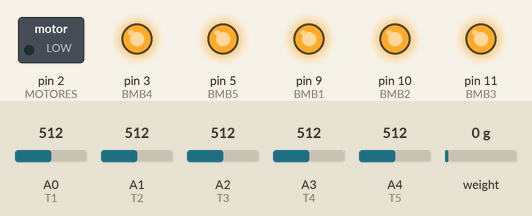
Bench run of a sketch on a simulated Arduino Uno, built with avr-gcc and run on an emulated ATmega328P. On the bench: switched loads named in the sketch (green lamp = pin HIGH), output pins drawn as LEDs (lit = HIGH). The test bench sets the inputs (shaded band); at power-on: A0 (T1) = 512, A1 (T2) = 512, A2 (T3) = 512, A3 (T4) = 512, A4 (T5) = 512, weight on the scale 0 g. What the sketch prints to the serial monitor is not drawn.

Above: at 2.2 s.
2.3 s: A0 (T1) set to 175
5.3 s: A0 (T1) set to 163
At 5.7 s:
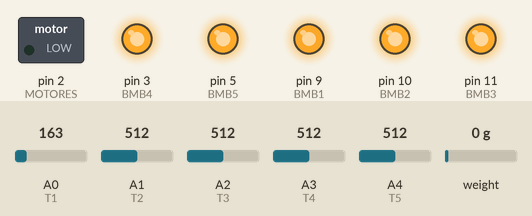
6.9 s: A1 (T2) set to 173
9.9 s: A1 (T2) set to 163
At 11.2 s:
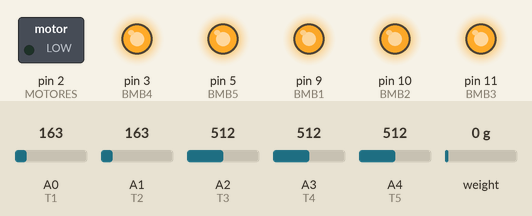
11.5 s: A2 (T3) set to 177
14.5 s: A2 (T3) set to 154
At 15.9 s:
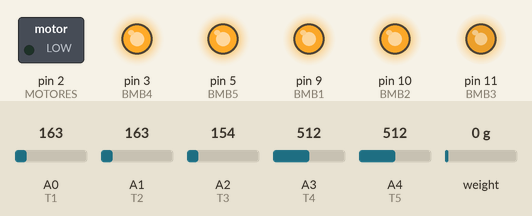
Timing chart, 0 to 17.0 s (numbered marks = the images above; inputs shaded):
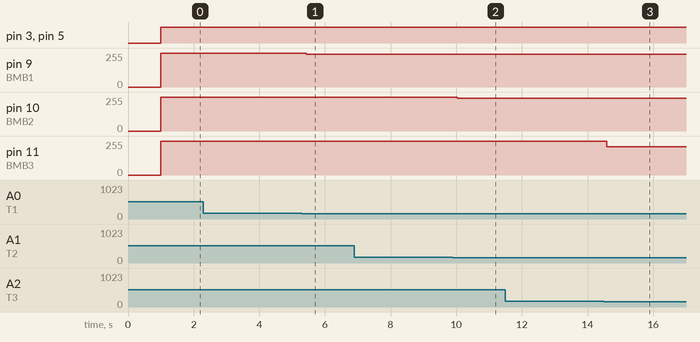

Measured:
- after the input at 2.3 s, every drawn part: stays the same
- after the input at 5.3 s, pin 9 (BMB1): 255/255 → 246/255 after 0.14 s
- after the input at 6.9 s, every drawn part: stays the same
- after the input at 9.9 s, pin 10 (BMB2): 255/255 → 246/255 after 0.13 s
- after the input at 11.5 s, every drawn part: stays the same
- after the input at 14.5 s, pin 11 (BMB3): 255/255 → 212/255 after 0.09 s

The sketch:

Linha_Farinha_codigo.ino
```cpp
#include "HX711.h"

#define calibration_factor -7050.0 //Valor obtido após calibrar a balança

#define MOTORES 2
#define T1 A0
#define T2 A1
#define T3 A2
#define T4 A3
#define T5 A4
#define BMB1 9
#define BMB2 10
#define BMB3 11
#define BMB4 3
#define BMB5 5
#define DOUT 4
#define SCK 6

HX711 scale;

void setup() {

 Serial.begin(9600);

 scale.begin(DOUT, SCK);
 scale.set_scale(calibration_factor);
 scale.tare(); //No momento deste comando, a balança não pode ter peso sobre ela

 pinMode(MOTORES, OUTPUT);
 pinMode(BMB1, OUTPUT);
 pinMode(BMB2, OUTPUT);
 pinMode(BMB3, OUTPUT);
 pinMode(BMB4, OUTPUT);
 pinMode(BMB5, OUTPUT);

 digitalWrite(MOTORES, HIGH);
 // Motores começam ligados

}

void loop() {
  int vazao_bomba;
  float temp1, temp2, temp3, temp4, temp5;

  //Medida das temperaturas
  temp1 = map(analogRead(T1), 0, 204, 0, 100);
  temp2 = map(analogRead(T2), 0, 204, 0, 100);
  temp3 = map(analogRead(T3), 0, 204, 0, 100);
  temp4 = map(analogRead(T4), 0, 204, 0, 100);
  temp5 = map(analogRead(T5), 0, 204, 0, 100);

  //Verificação de temperatura máxima (85Cº)
  if (temp1 > 85) digitalWrite(MOTORES, LOW);
  if (temp2 > 85) digitalWrite(MOTORES, LOW);
  if (temp3 > 85) digitalWrite(MOTORES, LOW);
  if (temp4 > 85) digitalWrite(MOTORES, LOW);
  if (temp5 > 85) digitalWrite(MOTORES, LOW);
  //Caso os motores desliguem, seria necessária reiniciar o programa usando o botão de reset


  //Determinação da potência das bombas hidráulicas
  vazao_bomba = calc_vazao(temp1);
  analogWrite(BMB1, vazao_bomba);

  vazao_bomba = calc_vazao(temp2);
  analogWrite(BMB2, vazao_bomba);

  vazao_bomba = calc_vazao(temp3);
  analogWrite(BMB3, vazao_bomba);

  vazao_bomba = calc_vazao(temp4);
  analogWrite(BMB4, vazao_bomba);

  vazao_bomba = calc_vazao(temp5);
  analogWrite(BMB5, vazao_bomba);

  //Transmissão de dados. Os dados de temperatura e peso podem ser transmitidos pelos pinos 0 e 1 do arduino ou pinos PD0 e PD1 do atmega328 (RX e TX)
  Serial.print("Temp Motor 1: ");
  Serial.print(temp1, 1);
  Serial.print("Cº ");

  Serial.print("Temp Motor 2: ");
  Serial.print(temp2, 1);
  Serial.print("Cº ");

  Serial.print("Temp Motor 3: ");
  Serial.print(temp3, 1);
  Serial.print("Cº ");

  Serial.print("Temp Motor 4: ");
  Serial.print(temp4, 1);
  Serial.print("Cº ");

  Serial.print("Temp Motor 5: ");
  Serial.print(temp5, 1);
  Serial.print("Cº ");

  Serial.print("Peso Sac Farinha: ");
  Serial.print(scale.get_units(), 1);
  Serial.println("Kg");

}

int calc_vazao(float temp){
  //A bomba d'água liga e aumenta a potência a partir de 50Cº e chega ao máximo em 80Cº
  int vazao;
  if (temp <= 50) return 0;
  if (temp > 50 && temp < 80){
    vazao = map(temp, 50, 80, 0, 255);
    return vazao;
  }
  if (temp >= 80) return 255;
}
```
